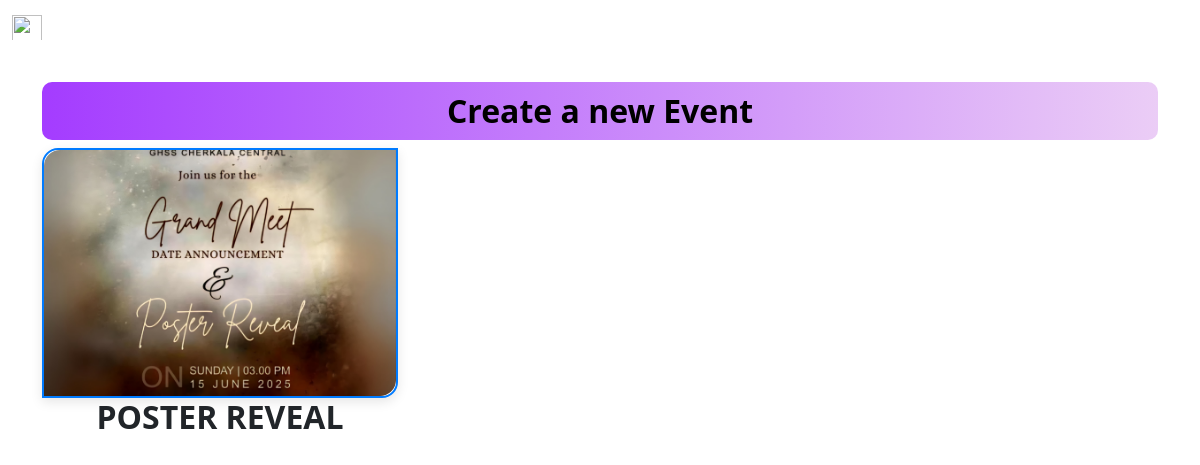
/event/ (signed in), run on the app's committed database.
### userapp/models.py (models this page shows, shortened)
class events(models.Model):
    name = models.CharField(max_length=20, unique=True)
    photo = models.ImageField(upload_to='user_photos/', blank=True, null=True)

### manager/views.py (the view)
# urls.py: path('event/', views.event, name='event'),
@daffodils_required
def event(request):
    profiles = events.objects.all()
    return render(request, 'event.html', {'profiles': profiles})

### manager/views.py (called while the page is built)
def daffodils_required(view_func):
    @wraps(view_func)
    @login_required
    def _wrapped_view(request, *args, **kwargs):
        if request.user.username == 'daffodils':
            return view_func(request, *args, **kwargs)
        return HttpResponseForbidden("Access denied: You are not authorized to view this page.")
    return _wrapped_view

### templates/event.html (shortened to what this page needs)
{% extends 'blank_layout.html' %}
{% load static %}
{% block content %}
<div class="container pt-4">
    <a style="text-decoration: none;" href="{% url 'add_event' %}"><h2 class="text-center nav-button1">Create a new Event</h2></a>
    <div class="row">
        {% for profile in profiles %}
        <div class="col-12 col-md-4">
            <div class="profile-card">
                <a href="{% url 'event_detail' profile.id %}" title="{{ profile.name }}">
                    {% if profile.photo %}
                    <img src="{{ profile.photo.url }}" alt="{{ profile.name }} photo" class="photo-rounded" />
                    {% else %}
                    <img src="{% static 'images/prp.png' %}" alt="Default photo" class="photo-rounded" />
                    {% endif %}
                </a>
            </div>
            <h2 class="pb-2" style="text-align: center; font-weight: bold;">{{ profile.name |upper}}</h2>
        </div>
        {% empty %}
        <p>No events found.</p>
        {% endfor %}
    </div>
</div>
{% endblock %}

### templates/event.html (style rules this page uses)
.nav-button1 { align-items: center; background: linear-gradient(to right, #a43cff, #ebcdf6); color: rgb(0, 0, 0); padding: 10px 20px; text-decoration: none; border-radius: 10px; font-weight: bold; transition: background-color 0.3s ease; }
.profile-card { border: 2px solid #007bff; border-top-left-radius: 1rem; border-bottom-right-radius: 1rem; border-top-right-radius: 0; border-bottom-left-radius: 0; overflow: hidden; box-shadow: 0 4px 12px rgba(0, 0, 0, 0.1); transition: transform 0.2s ease; background-color: #fff; width: 100%; height: 250PX; }
.photo-rounded { width: 100%; height: 100%; object-fit: cover; border-top-left-radius: 1rem; border-bottom-right-radius: 1rem; border-top-right-radius: 0; border-bottom-left-radius: 0; display: block; }

### data on the page
events: photo (picture), name "POSTER REVEAL"
